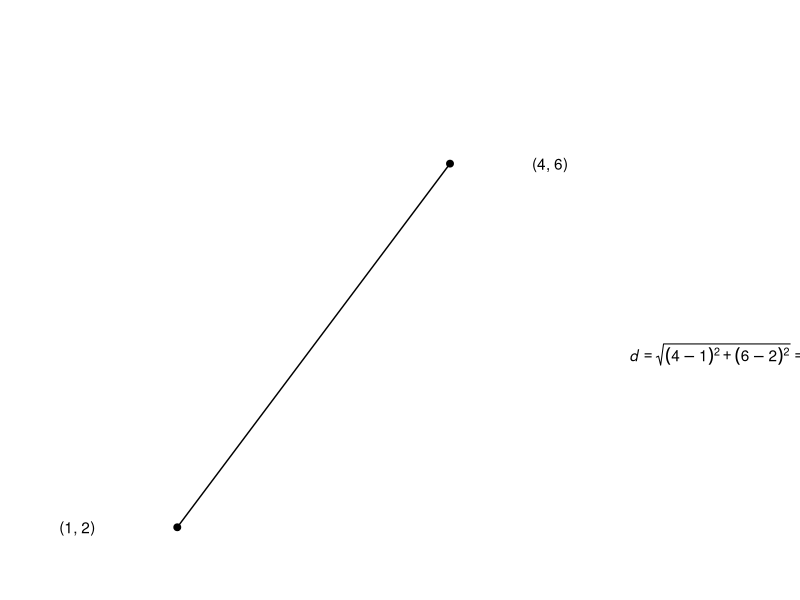
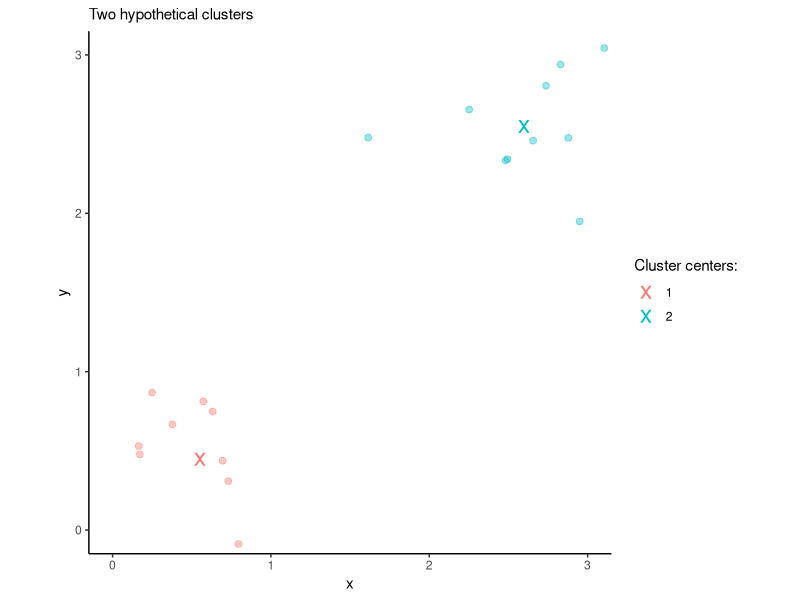
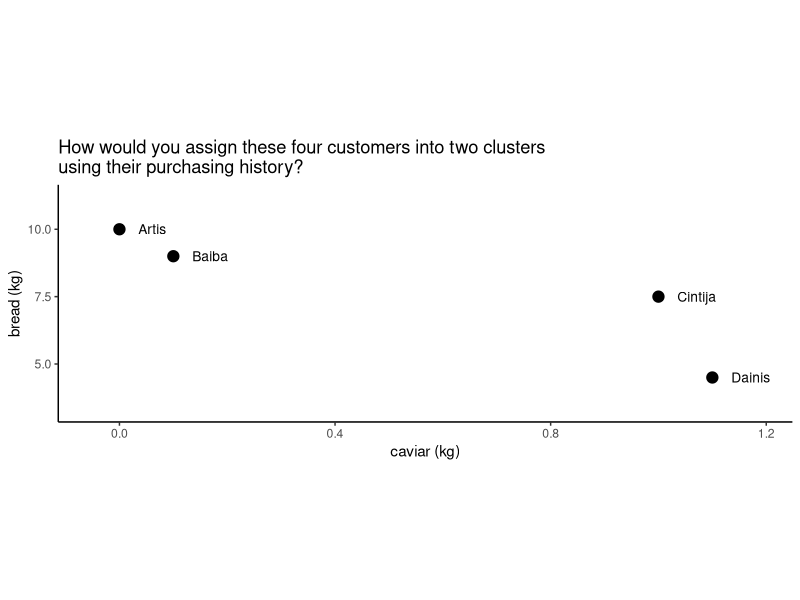
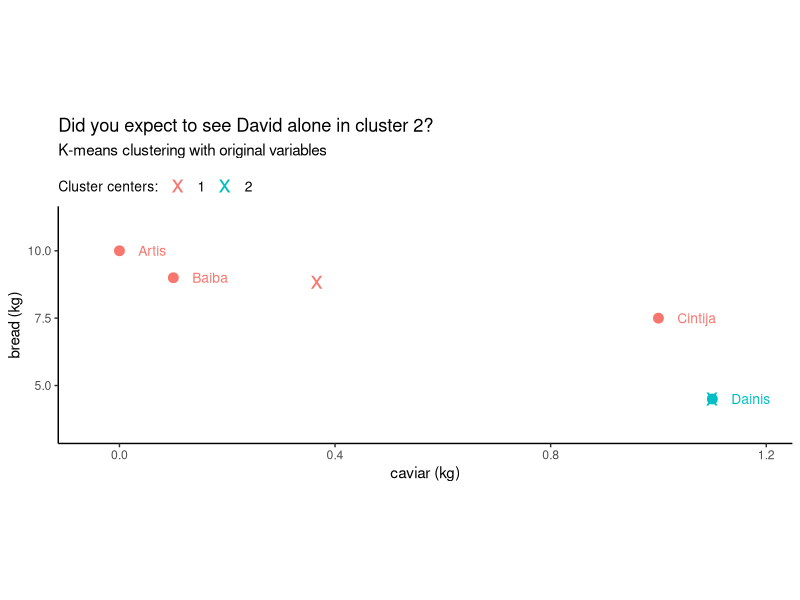
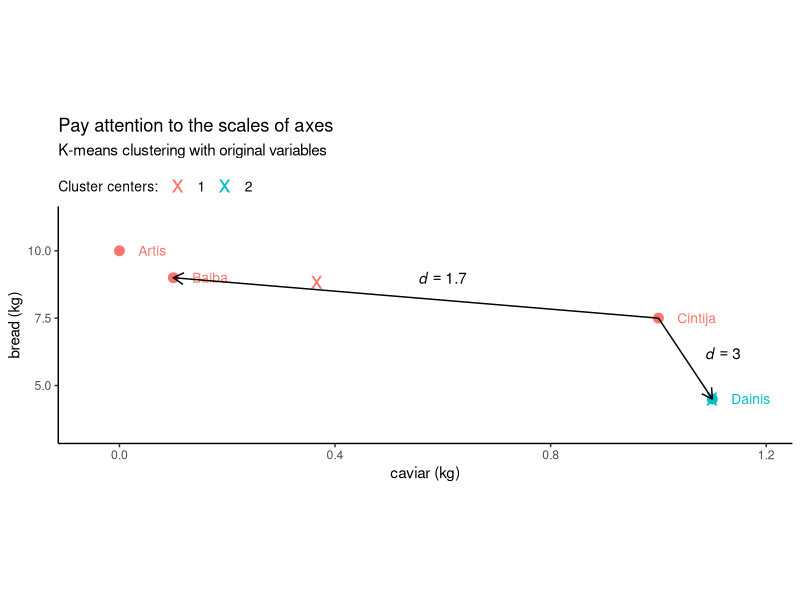
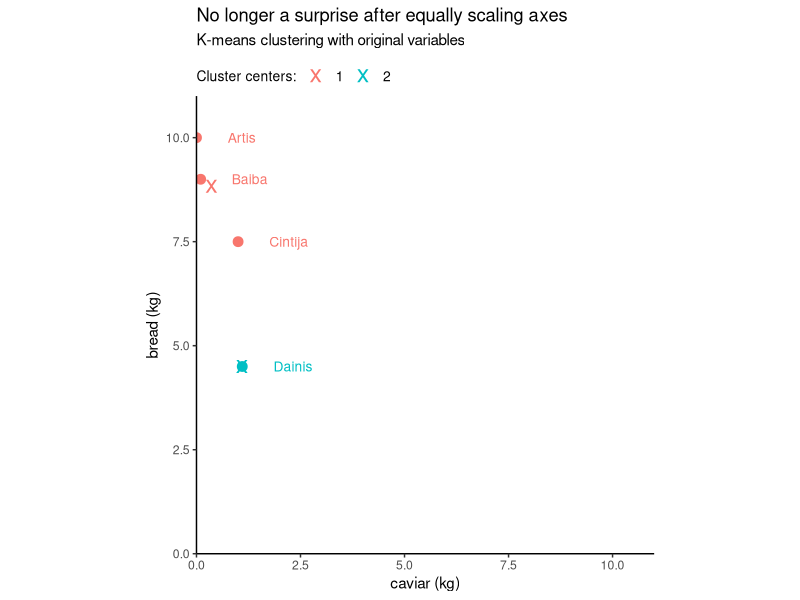
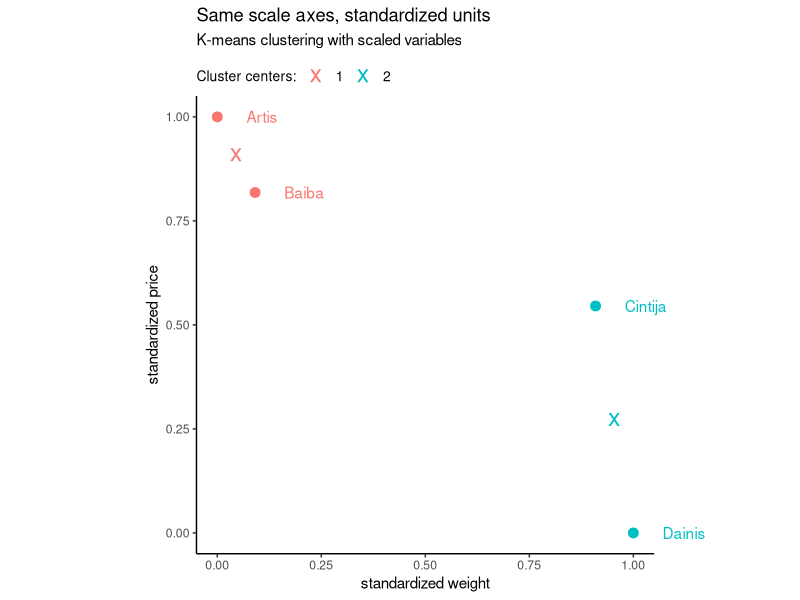
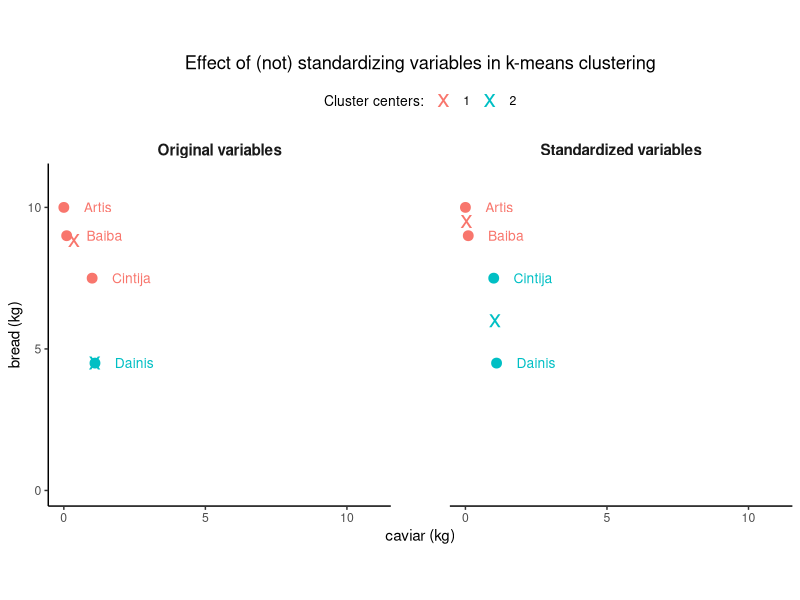

The R script that drew these images, in order:
## ---- chunk 1
knitr::opts_chunk$set(echo = FALSE, message = FALSE, warning = FALSE, fig.align = 'center')
## ---- chunk 2
library(tidyverse)
tibble(x = c(1,4),
       y = c(2,6)) %>% 
  ggplot(aes(x, y)) +
  geom_point(size = 2) +
  geom_line() +
  coord_equal(ratio = 1, clip = "off", ylim = c(1.5, 7.5)) +
  annotate(geom = "text", x = -0.1, y = 2, label = "(1, 2)") +
  annotate(geom = "text", x = 5.1, y = 6, label = "(4, 6)") +
  annotate(geom = "text", x = 7, y = 3.9, label = expression(paste(italic(d) == sqrt((4-1)^2 + (6-2)^2)) == 5)) +
  theme_void()
## ---- chunk 3
set.seed(1)
x <- tibble(x = c(rnorm(n = 10, mean = 0.5, sd = 0.4), rnorm(n = 10, mean = 2.5, sd = 0.4)),
       y = c(rnorm(n = 10, mean = 0.5, sd = 0.4), rnorm(n = 10, mean = 2.5, sd = 0.4)),
       cluster = rep(1:2, each = 10))
x_fit <- kmeans(x, centers = 2)
x_centers <- as_tibble(x_fit$centers) %>% mutate(cluster = 1:2)
x %>% 
  ggplot(aes(x, y, colour = as.factor(cluster))) +
  geom_point(size = 2, alpha = 0.4, show.legend = FALSE) +
  geom_point(size = 6, shape = "x", data = x_centers, mapping = aes(colour = as.factor(cluster))) +
  coord_equal(xlim = c(0, 3), ylim = c(0, 3)) +
  labs(subtitle = "Two hypothetical clusters",
       colour = "Cluster centers:") +
  theme_classic()
## ---- chunk 4
# Attach packages.
library(tidyverse)
# Import groceries data.
groceries_df <- read_delim(file = "groceries.csv", delim = ";")
## ---- chunk 5
# Print phone data.
groceries_df %>% 
  knitr::kable(col.names = c("Customer", "Caviar (kg)", "Bread (kg)"), format = "html") %>% 
  kableExtra::kable_styling(full_width = FALSE, bootstrap_options = c("condensed"))
## ---- chunk 6
groceries_df %>% 
  ggplot(aes(x = caviar_kg, y = bread_kg)) + 
  geom_point(size = 3.5) +
  geom_text(aes(label = customer), size = 3.5, hjust = "left", nudge_x = 0.035) +
  scale_y_continuous(expand = expand_scale(mult = 0.3)) +
  scale_x_continuous(expand = expand_scale(mult = 0.1)) +
  labs(title = "How would you assign these four customers into two clusters\nusing their purchasing history?",
       x = "caviar (kg)", 
       y = "bread (kg)") +
  coord_equal(ratio = 1/20) +
  theme_classic()
## ---- chunk 7
# Data for clustering.
groceries_num <- groceries_df[-1]
# Reproducibility.
set.seed(1)
# K-means with original variables.
kmeans_orig <- kmeans(groceries_num, centers = 2)
## ---- chunk 8
# Cluster centers.
centers_orig_df <- as_tibble(kmeans_orig$centers) %>%
  mutate(cluster = 1:2)

# K-means with original variables, unequal axes.
p <- groceries_df %>% 
  mutate(cluster = kmeans_orig$cluster) %>% 
  ggplot(aes(x = caviar_kg, y = bread_kg, color = as.factor(cluster))) + 
  geom_point(size = 3, show.legend = FALSE) +
  geom_point(data = centers_orig_df, size = 6, shape = "x") +
  scale_y_continuous(expand = expand_scale(mult = 0.3)) +
  scale_x_continuous(expand = expand_scale(mult = 0.1)) +
  labs(title = "Did you expect to see David alone in cluster 2?",
       subtitle = "K-means clustering with original variables",
       x = "caviar (kg)", 
       y = "bread (kg)", 
       color = "Cluster centers:") +
  coord_equal(ratio = 1/20) +
  theme_classic() +
  theme(legend.position = "top", 
        legend.justification = "left", 
        legend.margin = margin(0, 0, 0, 0),
        legend.box.margin = margin(t = 5, 0, b = -5, 0), 
        legend.title = element_text(size = 10), 
        legend.text = element_text(size = 10))

p +
  geom_text(aes(label = customer), size = 3.5, hjust = "left", nudge_x = 0.035, show.legend = FALSE)
## ---- chunk 9
# groceries_num <- as.data.frame(groceries_num)
# rownames(groceries_num) <- groceries_df$customer
# distances <- as.matrix(dist(groceries_num))
# round(distances["Cynthia", "Barbara"], 1)
# round(distances["Cynthia", "David"], 1)

p +
  geom_text(aes(label = customer), size = 3.5, hjust = "left", nudge_x = 0.035, show.legend = FALSE) +
  labs(title = "Pay attention to the scales of axes") +
  # Add two ditances for annotation.
  # To the left.
  annotate(geom = "segment", x = 1, y = 7.5, xend = 0.1, yend = 9, 
           arrow = arrow(length = unit(x = 0.3, units = "cm"), ends = "last")) +
  annotate(geom = "text", x = 0.6, y = 9, label = expression(italic(d) == 1.7)) +
  # To the top.
  annotate(geom = "segment", x = 1, y = 7.5, xend = 1.1, yend = 4.5, 
           arrow = arrow(length = unit(x = 0.3, units = "cm"), ends = "last")) +
  annotate(geom = "text", x = 1.12, y = 6.2, label = expression(italic(d) == 3))
## ---- chunk 10
# Add rownames to see customer names in a distance matrix.
groceries_num <- as.data.frame(groceries_num)
rownames(groceries_num) <- groceries_df$customer
# Euclidean distances.
round(dist(groceries_num), 1)
## ---- chunk 11
# Adjust axes to the same scale.
p +
  geom_text(aes(label = customer), size = 3.5, hjust = "left", nudge_x = 0.75, show.legend = FALSE) +
  labs(title = "No longer a surprise after equally scaling axes") +
  coord_equal(xlim = c(0, 11), ylim = c(0, 11), expand = FALSE)
## ---- chunk 12
standardize_range <- function(x) {(x - min(x)) / (max(x) - min(x))}
## ---- chunk 13
groceries_num_scaled <- apply(groceries_num, 
                              MARGIN = 2, 
                              FUN = standardize_range)
groceries_num_scaled
## ---- chunk 14
set.seed(1)
kmeans_scaled <- kmeans(groceries_num_scaled, centers = 2)
## ---- chunk 15
var_min_vec <- apply(groceries_num, MARGIN = 2, FUN = min)
var_range_vec <- apply(groceries_num, MARGIN = 2, FUN = function(x) diff(range(x)))

centers_scaled_df <- tibble(
  caviar_kg_scaled = kmeans_scaled$centers[, "caviar_kg"],
  bread_kg_scaled = kmeans_scaled$centers[, "bread_kg"]) %>%
  bind_cols(as_tibble(t(apply(X = kmeans_scaled$centers, MARGIN = 1, FUN = function(x) x * var_range_vec + var_min_vec)))) %>%
  mutate(cluster = 1:2)

groceries_df %>%
  mutate(caviar_kg_scaled = standardize_range(caviar_kg),
         bread_kg_scaled  = standardize_range(bread_kg),
         cluster          = kmeans_scaled$cluster) %>%
  ggplot(aes(x = caviar_kg_scaled, y = bread_kg_scaled, color = as.factor(cluster))) +
  geom_point(size = 3, show.legend = FALSE) +
  geom_point(data = centers_scaled_df, aes(x = caviar_kg_scaled, y = bread_kg_scaled), size = 6, shape = "x") +
  labs(title = "Same scale axes, standardized units",
       subtitle = "K-means clustering with scaled variables",
       x = "standardized weight",
       y = "standardized price", 
       color = "Cluster centers:") +
  theme_classic() +
  theme(legend.position = "top", 
        legend.justification = "left", 
        legend.margin = margin(0, 0, 0, 0),
        legend.box.margin = margin(t = 5, 0, b = -5, 0), 
        legend.title = element_text(size = 10), 
        legend.text = element_text(size = 10)) +
  coord_equal(xlim = c(0, 1), ylim = c(0, 1), clip = "off") +
  geom_text(aes(label = customer), show.legend = FALSE, nudge_x = 0.07, hjust = "left")
## ---- chunk 16
centers_combined <- bind_rows(
  centers_orig_df %>% mutate(facet = "Original variables"),
  centers_scaled_df %>% select(-contains("scaled")) %>% mutate(facet = "Standardized variables")
)

bind_rows(
  groceries_df %>% 
    mutate(cluster = kmeans_orig$cluster,
           facet = "Original variables"),
  groceries_df %>% 
    mutate(cluster = kmeans_scaled$cluster,
           facet = "Standardized variables")
) %>%

  ggplot(aes(x = caviar_kg, y = bread_kg, color = as.factor(cluster))) +
  facet_grid(~facet) +
  coord_equal(xlim = c(0, 11), ylim = c(0, 11)) +
  geom_point(size = 3, show.legend = FALSE) +
  geom_text(aes(label = customer), size = 3.5, hjust = "left", nudge_x = 0.7, show.legend = FALSE) +
  geom_point(data = centers_combined, aes(x = caviar_kg, y = bread_kg), size = 6, shape = "x") +
  scale_x_continuous(breaks = c(0, 5, 10)) +
  scale_y_continuous(breaks = c(0, 5, 10)) +
  labs(title = "Effect of (not) standardizing variables in k-means clustering",
       x = "caviar (kg)",
       y = "bread (kg)",
       color = "Cluster centers:") +
  theme_classic() +
  theme(legend.position = "top", 
        strip.background = element_rect(colour = "white"), 
        strip.text = element_text(face = "bold", size = 11), legend.title = element_text(size = 10), 
        panel.spacing = unit(1.5, units = "cm"), plot.title = element_text(hjust = 0.5))
